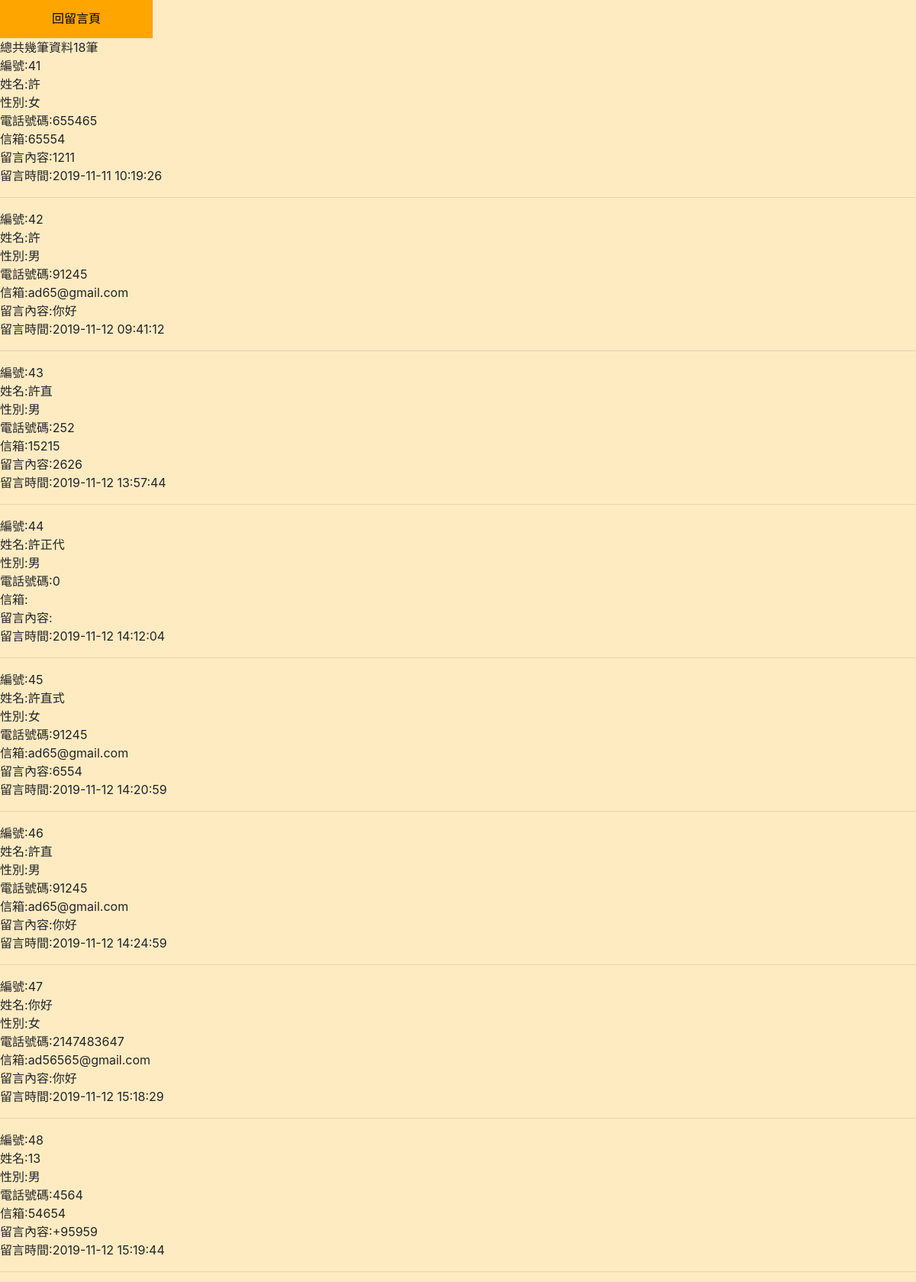
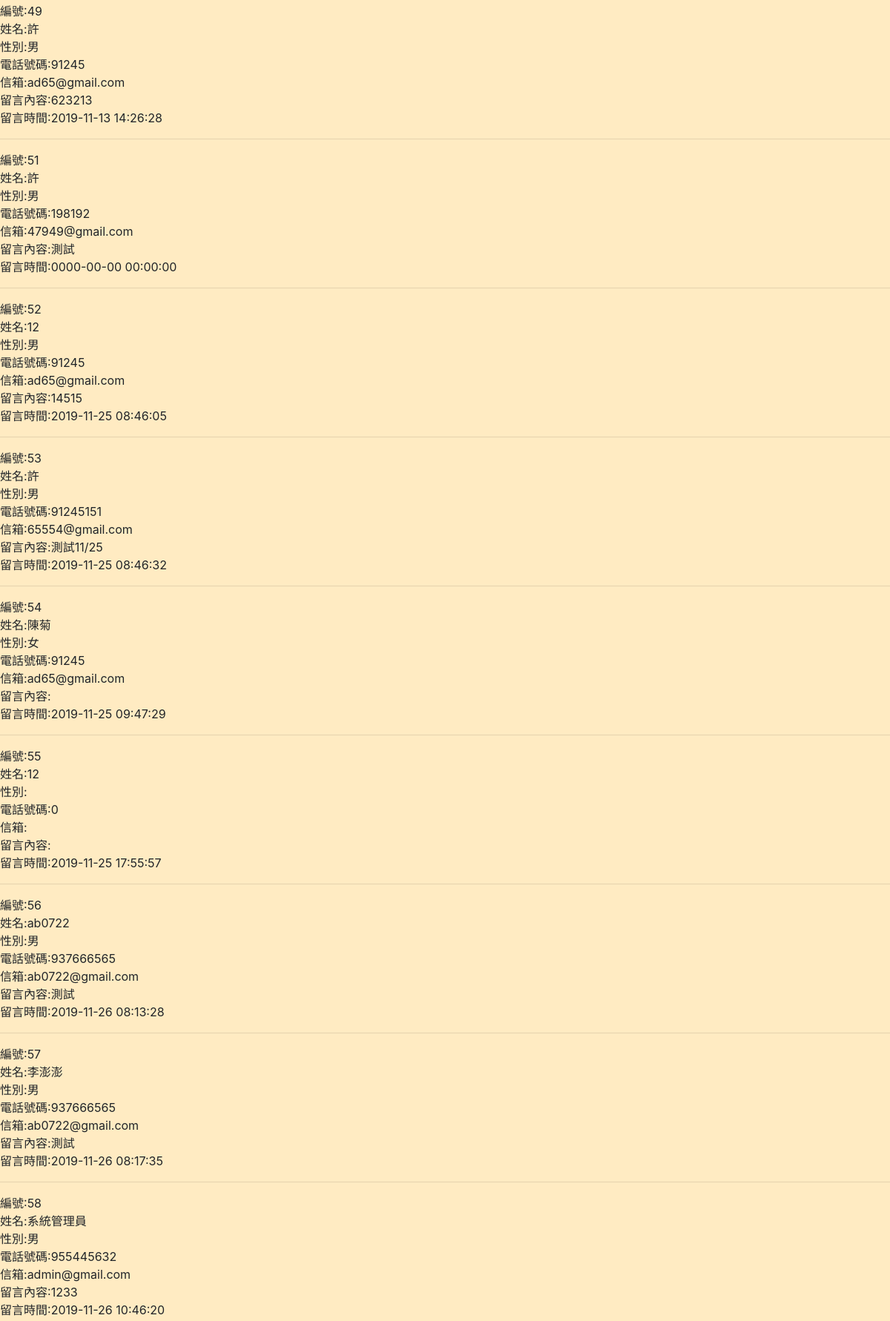
The app's page /layouts/admin/adminmessage.php (signed in, upper part) with its own data (2 pictures, top to bottom).
### tables this page shows
CREATE TABLE `message` (
  `guestID` int(11) NOT NULL,
  `guestname` varchar(25) DEFAULT '0',
  `guestgender` varchar(1) NOT NULL,
  `guestphone` int(15) NOT NULL,
  `guestemail` varchar(30) NOT NULL,
  `guestcontent` text NOT NULL,
  `guesttime` datetime NOT NULL
);

### layouts/admin/adminmessage.php (the view, shortened to what this page needs)
<?php
require("../../connMysql.php");
$sql_query="select * from message";
$result=$db_link->query($sql_query);
?>
<!DOCTYPE html>
<html lang="zh-tw">
<head>
    <link href="\font-awesome-4.7.0/css/font-awesome.min.css" rel="stylesheet" />
    <link href="\css/bootstrap.min.css" rel="stylesheet" />
    <link href="\css/ican.css" rel="stylesheet" />
</head>
<body>
    <a href="../messageboard.php"><input type="button" value="回留言頁" id="backtoboard"></a><br>
   <?php
   echo    "總共幾筆資料".$result->num_rows."筆<br>";
   for($i=0;$i<$result->num_rows;$i++){
    $rs=$result->fetch_assoc();
        echo "編號:".$rs['guestID']."<br>";
        echo "姓名:".$rs['guestname']."<br>";
        echo "性別:".$rs['guestgender']."<br>";
        echo "電話號碼:".$rs['guestphone']."<br>";
        echo "信箱:".$rs['guestemail']."<br>";
        echo "留言內容:".$rs['guestcontent']."<br>";
        echo "留言時間:".$rs['guesttime']."<br>";
        echo "<hr />";
   }
   ?>
</body>
</html>

### css/ican.css (style rules this page uses)
* { padding: 0; font-family: 'Noto Sans TC', sans-serif; list-style: none; }
body { background-color: #FFEBC2; transition: transform .5 ease; }

### layouts/admin/adminmessage.php (style rules this page uses)
#backtoboard { border:0px; width:200px; height:50px; background-color: orange; }

### records on screen
message: guestID "41", guestname "許", guestgender "女", guestphone "655465", guestemail "65554", guestcontent "1211", guesttime "2019-11-11 10:19:26"
message: guestID "42", guestname "許", guestgender "男", guestphone "91245", guestemail "ad65@gmail.com", guestcontent "你好", guesttime "2019-11-12 09:41:12"
message: guestID "43", guestname "許直", guestgender "男", guestphone "252", guestemail "15215", guestcontent "2626", guesttime "2019-11-12 13:57:44"
message: guestID "44", guestname "許正代", guestgender "男", guestphone "0", guesttime "2019-11-12 14:12:04"
message: guestID "45", guestname "許直式", guestgender "女", guestphone "91245", guestemail "ad65@gmail.com", guestcontent "6554", guesttime "2019-11-12 14:20:59"
message: guestID "46", guestname "許直", guestgender "男", guestphone "91245", guestemail "ad65@gmail.com", guestcontent "你好", guesttime "2019-11-12 14:24:59"
message: guestID "47", guestname "你好", guestgender "女", guestphone "2147483647", guestemail "ad56565@gmail.com", guestcontent "你好", guesttime "2019-11-12 15:18:29"
message: guestID "48", guestname "13", guestgender "男", guestphone "4564", guestemail "54654", guestcontent "+95959", guesttime "2019-11-12 15:19:44"
message: guestID "49", guestname "許", guestgender "男", guestphone "91245", guestemail "ad65@gmail.com", guestcontent "623213", guesttime "2019-11-13 14:26:28"
message: guestID "51", guestname "許", guestgender "男", guestphone "198192", guestemail "47949@gmail.com", guestcontent "測試", guesttime "0000-00-00 00:00:00"
message: guestID "52", guestname "12", guestgender "男", guestphone "91245", guestemail "ad65@gmail.com", guestcontent "14515", guesttime "2019-11-25 08:46:05"
message: guestID "53", guestname "許", guestgender "男", guestphone "91245151", guestemail "65554@gmail.com", guestcontent "測試11/25", guesttime "2019-11-25 08:46:32"
message: guestID "54", guestname "陳菊", guestgender "女", guestphone "91245", guestemail "ad65@gmail.com", guesttime "2019-11-25 09:47:29"
message: guestID "55", guestname "12", guestphone "0", guesttime "2019-11-25 17:55:57"
message: guestID "56", guestname "ab0722", guestgender "男", guestphone "937666565", guestemail "ab0722@gmail.com", guestcontent "測試", guesttime "2019-11-26 08:13:28"
message: guestID "57", guestname "李澎澎", guestgender "男", guestphone "937666565", guestemail "ab0722@gmail.com", guestcontent "測試", guesttime "2019-11-26 08:17:35"
message: guestID "58", guestname "系統管理員", guestgender "男", guestphone "955445632", guestemail "admin@gmail.com", guestcontent "1233", guesttime "2019-11-26 10:46:20"

### other values on screen
$result->num_rows "18"
